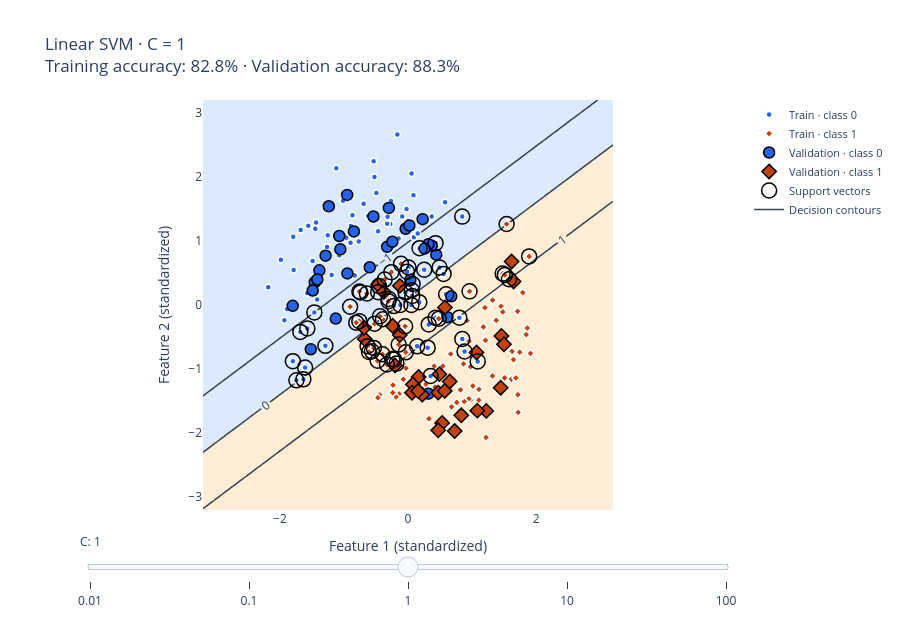

The notebook cell this image was saved under:
### Markdown cell above
## 1. C: how strongly to penalize margin violations

**C** controls the penalty for margin violations relative to regularization, which discourages overly complex fits. Smaller C permits more violations in exchange for stronger regularization. Larger C penalizes violations more strongly. A violation can mean a correctly classified point inside the margin, not only a classification mistake.

**Predict:** Can any choice of C make a straight line follow two curved moon shapes perfectly? Move the slider and compare training and validation accuracy.

### Code cell
c_values=[0.01,0.1,1,10,100]
linear_cases=[classifier_case(SVC(kernel="linear",C=c),f"Linear SVM · C = {c}") for c in c_values]
linear_fig=classifier_plot(linear_cases,"C: ",initial=2,margins=True)
linear_fig.show()
